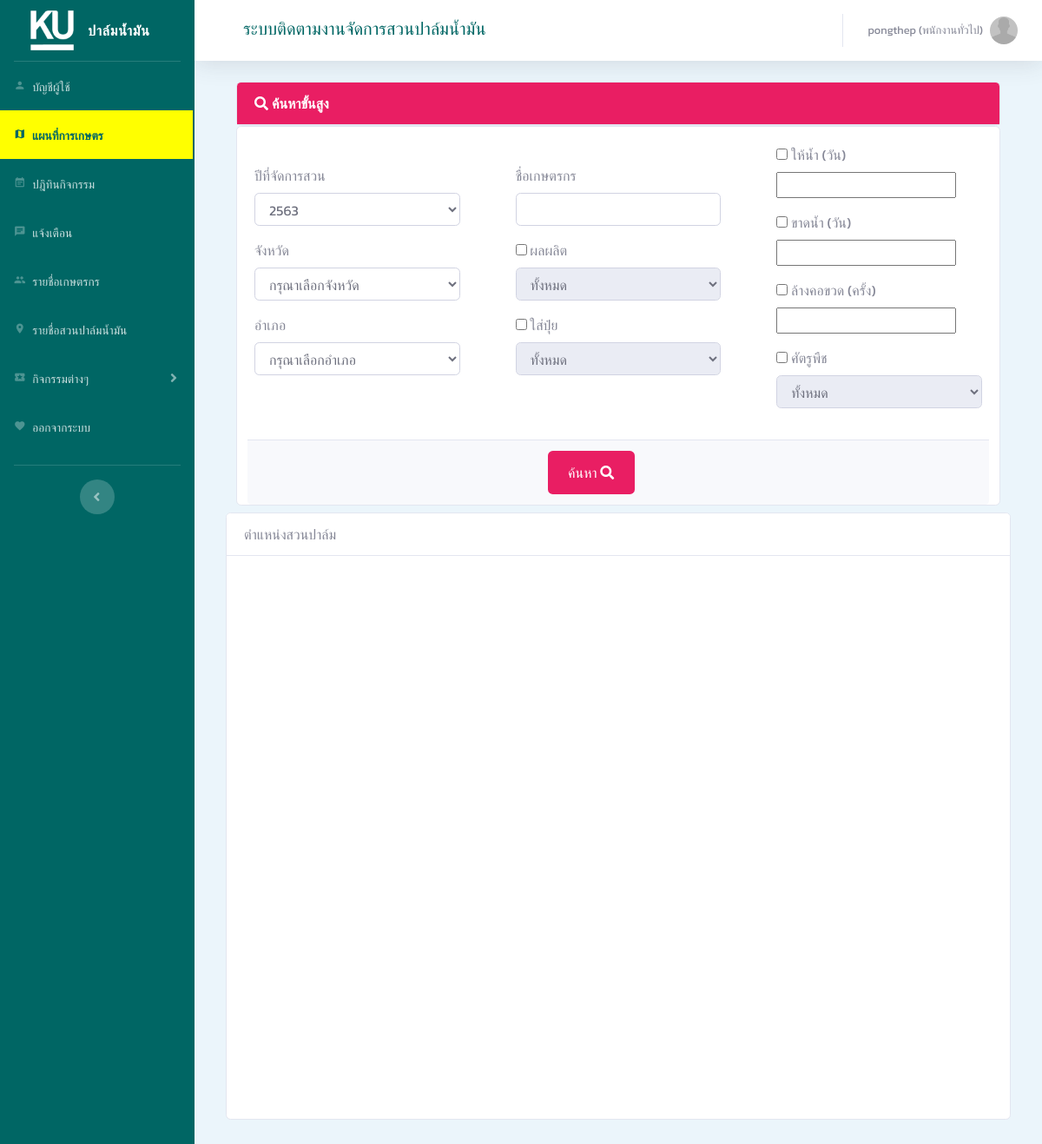
Screenshot of /view/AgriMap/AgriMap.php (signed in) with the database file from the repository.
### dbConnect.php (called while the page is built, shortened)
<?php
function connectDB()
{
	$servername = "localhost";
	$username = "root";
	$password = "";
	$db_name = "palm3";
	try {
		$conn = new PDO("mysql:host=$servername;dbname=$db_name;charset=utf8", $username, $password);
		$conn->setAttribute(PDO::ATTR_ERRMODE, PDO::ERRMODE_EXCEPTION);
		return $conn;
	} catch (PDOException $e) {
		return "Connection failed: " . $e->getMessage();
	}
}
function selectData($str)
{
	$myConDB = connectDB();
	try {
		$stmt = $myConDB->prepare($str);
		$stmt->execute();
		$num = 0;
		while ($result = $stmt->fetch(PDO::FETCH_ASSOC)) {
			$num++;
			foreach ($result as $key => $value) {
				$data[$num][$key] = $value;
			}
		}
		$data[0]['numrow'] = $num;
		return $data;
	} catch (PDOException $e) {
		$conn = null;
		return "Error: " . $e->getMessage();
	}
}
?>

### set-log-login.php (called while the page is built, shortened)
<?php
function UpdateLogLogin()
{
    $DIMDate = getDIMDate();
}
function getDIMDate()
{
    $sql = "SELECT * FROM `dim-time` WHERE Date = '" . date('Y-m-d') . "'";
    $DIMTIME = selectData($sql);
    if ($DIMTIME[0]['numrow'] == 0) {
        $today = date("m-d");
        $summer = date("m-d", strtotime("2019-02-15"));
        $rainy = date("m-d", strtotime("2019-05-15"));
        switch (true) {
            case $today >= $summer && $today < $rainy:
                $Season = 3;
                break;
        }
        $yearQuarter = ceil(date("n") / 3);
        $sql = "INSERT INTO `dim-time`(`Date`,`dd`,`Day`,`Week`,`Season`,`Month`,`Quarter`,`Year1`,`Year2`) VALUES ('" . date("Y-m-d") . "','" . date("j") . "','" . date("w") . "','" . date("W") . "','" . $Season . "','" . date("n") . "','" . $yearQuarter . "','" . date("Y") . "','" . (date("Y") + 543) . "')";
        $idinsert = addinsertData($sql);
        $sql = "SELECT * FROM `dim-time` WHERE ID = '" . $idinsert . "'";
        $DIMTIME = selectData($sql);
    }
    return $DIMTIME;
}
function IsBlock()
{
    $DATA = $_SESSION[md5('user')];
    $sql = "SELECT * FROM `db-user` WHERE `UID` = '" . $DATA[1]['UID'] . "'";
    $DATA = selectData($sql);
}

### view/AgriMap/AgriMap.php (the view, shortened to what this page needs)
<?php
include('connect_db.php');
$sql_year = "SELECT DISTINCT(`TagetYear`) FROM `fact-fertilizer` ORDER BY `fact-fertilizer`.`TagetYear` DESC";
$result_year = $conn->query($sql_year);
?>
<?php include_once("../layout/LayoutHeader.php"); ?>
<div class="container">
    <div class="row">
        <div class="col-xl-12 col-12 mb-6">
            <div class="card">
                <div class="card-header card-bg" style="background-color: #E91E63; color: white;">
                    <i class="fas fa-search"> ค้นหาขั้นสูง</i>
                </div>
            </div>
        </div>
    </div>
    <div class="row">
        <div class="col-12 mb-2">
            <div class="card">
                <div class="row">
                    <div class="col-sm-4">
                        <div class="card-body">
                            <br>
                            <div class="row mb-2">
                                <div class="col-12">
                                    <span>ปีที่จัดการสวน</span>
                                </div>
                            </div>
                            <div class="row mb-3">
                                <div class="col-12">
                                    <select id="year" class="form-control selectpicker" data-live-search="true" title="กรุณาเลือกปี">
                                        <?php while ($row = $result_year->fetch_assoc()) { ?>
                                            <option value='<?php echo $row['TagetYear']; ?>'> <?php echo $row['TagetYear'] + 543; ?> </option>
                                        <?php } ?>
                                    </select>
                                </div>
                            </div>
                            <div class="row mb-2">
                                <div class="col-12">
                                    <span>จังหวัด</span>
                                </div>
                            </div>
                            <div class="row mb-3">
                                <div class="col-12">
                                    <select id="province" class="form-control selectpicker" data-live-search="true" title="กรุณาเลือกจังหวัด">
                                        <option value="" hidden>กรุณาเลือกจังหวัด</option>
                                    </select>
                                </div>
                            </div>
                            <div class="row mb-2">
                                <div class="col-12">
                                    <span>อำเภอ</span>
                                </div>
                            </div>
                            <div class="row mb-3">
                                <div class="col-12">
                                    <select id="distrinct" class="form-control selectpicker" data-live-search="true" title="กรุณาเลือกอำเภอ">
                                        <option value="" hidden>กรุณาเลือกอำเภอ</option>
                                    </select>
                                </div>
                            </div>
                        </div>
                    </div>
                    <div class="col-sm-4">
                        <div class="card-body">
                        <br>
                            <div class="row mb-2">
                                <div class="col-12">
                                    <span>ชื่อเกษตรกร</span>
                                </div>
                            </div>
                            <div class="row mb-3">
                                <div class="col-12">
                                    <input type="text" class="form-control" id="farmer">
                                </div>
                            </div>
                            <div class="row mb-2">
                                <div class="col-12">
                                    <input type="checkbox" name="check" id="check1">
                                    <span>ผลผลิต</span>
                                </div>
                            </div>
                            <div class="row mb-3">
                                <div class="col-12">
                                    <select id="product" class="form-control" disabled>
                                        <option value=0 selected>ทั้งหมด</option>
                                    </select>
                                </div>
                            </div>
                            <div class="row mb-2">
                                <div class="col-12">
                                    <input type="checkbox" name="check2" id="check2">
                                    <span>ใส่ปุ๋ย</span>
                                </div>
                            </div>
                            <div class="row mb-3">
                                <div class="col-12">
                                    <select id="fertilizer" class="form-control" disabled>
                                        <option value=0 selected>ทั้งหมด</option>
                                    </select>
                                </div>
                            </div>
                        </div>
                    </div>
                    <div class="col-sm-4">
                        <div class="card-body">
                            <div class="row mb-2">
                                <div class="col-12">
                                    <input type="checkbox" name="check3" id="check3">
                                    <span>ให้น้ำ (วัน)</span>
                                </div>
                            </div>
                            <div class="row mb-3">
                                <div class="col-12">
                                    <input type="text" id="water" value="" />
                                </div>
                            </div>
                            <div class="row mb-2">
                                <div class="col-12">
                                    <input type="checkbox" name="check4" id="check4">
                                    <span>ขาดน้ำ (วัน)</span>
                                </div>
                            </div>
                            <div class="row mb-3">
                                <div class="col-12">
                                    <input type="text" id="waterlack" value="" />
                                </div>
                            </div>
                            <div class="row mb-2">
                                <div class="col-12">
                                    <input type="checkbox" name="check5" id="check5">
                                    <span>ล้างคอขวด (ครั้ง)</span>
                                </div>
                            </div>
                            <div class="row mb-3">
                                <div class="col-12">
                                    <input type="text" id="wash" value="" />
                                </div>
                            </div>
                            <div class="row mb-2">
                                <div class="col-12">
                                    <input type="checkbox" name="check6" id="check6">
                                    <span>ศัตรูพืช</span>
                                </div>
                            </div>
                            <div class="row mb-3">
                                <div class="col-12">
                                    <select id="pest" class="form-control" disabled>
                                        <option value=1 selected>ทั้งหมด</option>
                                    </select>
                                </div>
                            </div>
                        </div>
                    </div>
                </div>
                    <div class="col-12">
                        <div class="card-footer">
                            <button type="button" id="search" class="btn" style="background-color:#E91E63; color:white;margin-left:40%; height:50px;width:100px;">ค้นหา <i class="fas fa-search"></i> </button>
                        </div>
                    </div>
            </div>
        </div>
    </div>
</div>
<div class="col-12 mb-2">
    <div class="card">
        <div class="card-header card-bg">
            ตำแหน่งสวนปาล์ม
        </div>
        <div class="card-body">
            <div class="col-12 mb-2">
                <div>
                    <div id="map"></div>
                </div>
            </div>
        </div>
    </div>
</div>
</div>
<?php include_once("../layout/LayoutFooter.php"); ?>

### view/layout/LayoutHeader.php (shortened to what this page needs)
<!DOCTYPE html>
<html lang="en" style="overflow-y: hidden;">
<?php
include_once("../../dbConnect.php");
include_once("../../set-log-login.php");
UpdateLogLogin();
IsBlock();
$USER = $_SESSION[md5('user')];
$iconpic = $USER[1]['Icon'];
$userId = $USER[1]['UID'];
if ($iconpic != "default.jpg") {
  $userIdicon = $USER[1]['UID'];
} else {
  $userIdicon = '0';
}
$sql = "SELECT * FROM `db-user` WHERE `UID` = '" . $userId . "'";
$DATA = selectData($sql);
$DATAUSER = $_SESSION[md5('user')];
$sql = "SELECT * FROM `user-type` WHERE UTID = " . $idUT;
$DATATPYEUSER = selectData($sql);
$sql = "SELECT * FROM `user-type` ORDER BY UTID";
$DATATPYE = selectData($sql);
$color = "#006664";
$sql = "SELECT `mm-mainmenu`,`mm-submenu` ";
$sql = $sql . " FROM `main-menu-list` as L INNER JOIN `web-menu` as M ";
$sql = $sql . " ON L.`wm-id`= M.`wm-id` ";
$sql = $sql . " WHERE `ut-id`='" . $idUT . "'";
$sql = $sql . " && `wm-alias`='" . $CurrentMenu. "'";
$DATA = selectData($sql);
$selectedMenu1 = $DATA[1]['mm-mainmenu'];
$selectedMenu2 = $DATA[1]['mm-submenu'];
$sql = "SELECT `mm-mainmenu`,`mm-submenu`,`wm-name`, `wm-alias`, `wm-page`, `wm-icon`, `wm-note`";
$sql = $sql . " FROM `main-menu-list` as L JOIN `web-menu` as M ";
$sql = $sql . " ON L.`wm-id`=M.`wm-id` ";
$sql = $sql . " WHERE L.`ut-id`=" . $idUT;
$sql = $sql . " ORDER BY L.`mm-mainmenu`,L.`mm-submenu`";
$DATA = selectData($sql);
$strMenu = "";
for ($i = 1; $i <= $DATA[0]['numrow']; $i++) {
  if ($DATA[$i]['mm-submenu'] == 0) {
    $activeStyle = "";
    $isActive = "";
    if ($DATA[$i]['mm-mainmenu'] == $selectedMenu1) {
      $classType = " class='nav-item active' ";
      $isActive = " id='activityList' ";
      if($DATA[$i]['mm-mainmenu'] != $DATA[$i + 1]['mm-mainmenu'])
        $activeStyle = " style='background-color:yellow; color:#006664;' ";
    } else {
      $classType = " class='nav-item' ";
    }
    if ($DATA[$i]['wm-icon'] == "") {
      $icon = "favorite";
    } else {
      $icon =  $DATA[$i]['wm-icon'];
    }
    $url = $DATA[$i]['wm-alias']."/".$DATA[$i]['wm-page'];
    if ($DATA[$i]['mm-mainmenu'] != $DATA[$i + 1]['mm-mainmenu']){
      $strMenu .= "
      <li ".$classType." ".$isActive." >
        <a class='nav-link' href='../".$url."' ".$activeStyle." >
          <i class='material-icons' ".$activeStyle.">".$icon."</i>
          <span>".$DATA[$i]['wm-name']."</span>
        </a>
      </li> ";
    }else{
      $strMenu .= "
      <li ".$classType." ".$isActive." >
        <a class='nav-link collapsed' href='#'
          data-toggle='collapse' data-target='#link-".$i."'
          aria-expanded='true' aria-controls='link-" .$i."'>
            <i class='material-icons'>".$icon."</i>
            <span>".$DATA[$i]['wm-name']."</span>
        </a>
        <div id='link-".$i."' class='collapse'
          aria-labelledby='headingTwo' data-parent='#accordionSidebar'>
        <div class=' py-2 collapse-inner rounded'
          style='border-left: 2px solid white; border-radius: 0% !important;'>";
    }
  }else{
    if ($DATA[$i]['mm-mainmenu'] == $selectedMenu1 && $DATA[$i]['mm-submenu'] == $selectedMenu2) {
      $classType = "class='collapse-item active' style='background-color:yellow'";
    } else {
      $classType = "class='collapse-item'";
    }
    $url = $DATA[$i]['wm-alias']."/".$DATA[$i]['wm-page'];
    $strMenu .= "<a ". $classType." href='../".$url."'
    style='color:white;'>". $DATA[$i]['wm-name']."</a>";
    if ($DATA[$i]['mm-mainmenu'] != $DATA[$i + 1]['mm-mainmenu'])
      $strMenu .= "</div></div></li>";
  }
}
?>
<head>
  <?php include_once("MainCSS.php"); ?>
</head>
<body id="page-top">
  <div id="wrapper">
    <ul class="navbar-nav  sidebar sidebar-dark accordion" id="accordionSidebar">
      <a class="sidebar-brand d-flex align-items-center justify-content-center" href="#" style="cursor:default;">
        <div class="sidebar-brand-icon rotate-n-15">
          <img src="../../icon/logo/KU.png" style="width:50px; transform: rotate(15deg);">
        </div>
        <div class="sidebar-brand-text mx-3">ปาล์มน้ำมัน</div>
      </a>
      <hr class="sidebar-divider my-0">
      <div style="overflow-y: scroll; overflow-x: hidden; max-height:75vh; margin-right: 1%;" id="barP">
        <?php echo $strMenu; ?>
      </div>
      <hr class="sidebar-divider d-none d-md-block">
      <div class="text-center d-none d-md-inline">
        <button class="rounded-circle border-0" id="sidebarToggle"></button>
      </div>
    </ul>
    <div id="content-wrapper" class="d-flex flex-column">
      <div id="content" style="background-color: #EBF5FB;">
        <nav class="navbar navbar-expand navbar-light bg-white topbar static-top shadow">
          <ul>
            <div class="text-left" style="padding-top:20px;color:<?= $color ?>">
              <h5>ระบบติดตามงานจัดการสวนปาล์มน้ำมัน</h5>
            </div>
          </ul>
          <ul class="navbar-nav ml-auto">
            <li class="nav-item dropdown no-arrow">
              <a class="nav-link dropdown-toggle" href="#" id="userDropdown" role="button" data-toggle="dropdown" aria-haspopup="true" aria-expanded="false">
                <span class="mr-2 d-none d-lg-inline text-gray-600 small"><?php echo $DATAUSER[1]['UserName'] . " (" . $DATATPYEUSER[1]['UTName'] . ")"; ?></span>
                <img class="img-radius img-profile" src="../../icon/user/<?php echo $userIdicon; ?>/<?php echo $iconpic; ?>" />
              </a>
            </li>
          </ul>
        </nav>
        <div class="container-fluid" style="overflow-y:scroll; max-height:100vh; padding-top: 1.5rem!important; padding-bottom: 6.5rem!important;">

### css/customize.css (style rules this page uses)
.card-bg { background-color: white; }
.img-radius { border-radius: 100%; margin: auto; }
.img-profile { width: 200px; height: 200px; }

### view/AgriMap/AgriMap.php (style rules this page uses)
#map { width: 100%; height: 600px; }

### rows the page displays
db-user: UserName "pongthep", Icon (placeholder picture)
user-type: UTName "พนักงานทั่วไป"

### other values shown
$DATA[$i]['wm-name'] "บัญชีผู้ใช้"
$DATA[$i]['wm-name'] "แผนที่การเกษตร"
$DATA[$i]['wm-name'] "ปฎิทินกิจกรรม"
$DATA[$i]['wm-name'] "แจ้งเตือน"
$DATA[$i]['wm-name'] "รายชื่อเกษตรกร"
$DATA[$i]['wm-name'] "รายชื่อสวนปาล์มน้ำมัน"
$DATA[$i]['wm-name'] "กิจกรรมต่างๆ"
$DATA[$i]['wm-name'] "ออกจากระบบ"
form field value "2563"
